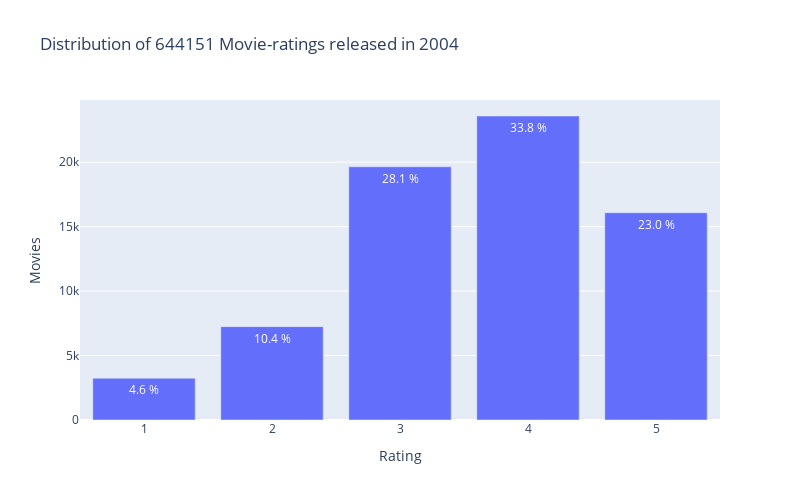

Notebook source saved alongside this figure:
### Code cell
df_2004 = df_title[df_title['Year']==2004]
df_2004 = df_2004.merge(df,on='Movie_ID')
data = df_2004['Rating'].value_counts()
trace = go.Bar(x = data.index,y = data.values,text = ['{:.1f} %'.format(val) for val in (data.values / df_2004.shape[0] * 100)],textposition = 'auto')
layout = dict(title = 'Distribution of {} Movie-ratings released in 2004'.format(df.shape[0]), xaxis = dict(title = 'Rating'), yaxis = dict(title = 'Movies'),width = 800,height=500)
fig = go.Figure(data=[trace], layout=layout)
iplot(fig)

### Figure 1 — Plotly figure (JSON) as saved in the notebook; plotly's stock layout.template omitted (floating-point values rounded to 4 significant figures)
{"data": [{"text": ["33.8 %", "28.1 %", "23.0 %", "10.4 %", "4.6 %"], "textposition": "auto", "type": "bar", "x": [4, 3, 5, 2, 1], "y": [23585, 19643, 16082, 7244, 3244]}], "layout": {"height": 500, "title": {"text": "Distribution of 644151 Movie-ratings released in 2004"}, "width": 800, "xaxis": {"title": {"text": "Rating"}}, "yaxis": {"title": {"text": "Movies"}}}}
